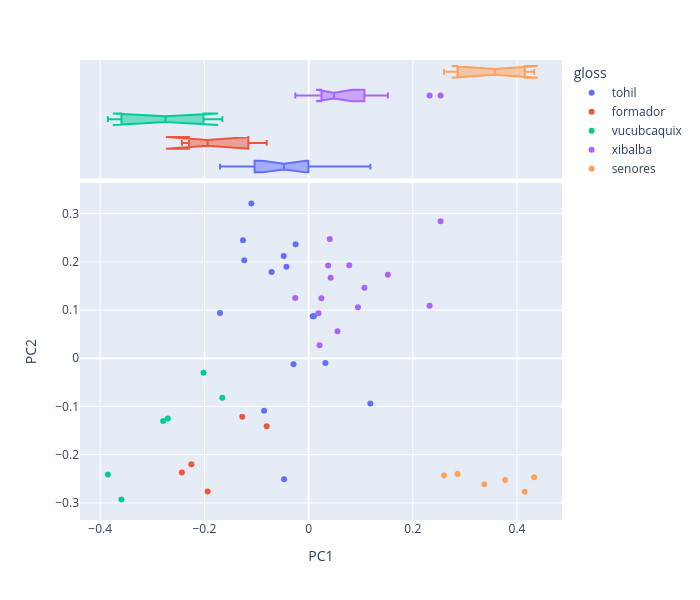

Write notebook code for a chart like this one.
### Code cell
plot_comps(1,2)

### Figure 1 — Plotly figure (JSON) as saved in the notebook; plotly's stock layout.template omitted (floating-point values rounded to 4 significant figures)
{"data": [{"customdata": [["Este es el principio de las antiguas his"], ["Entonces existieron también sus esposas "], ["Balam-Quitzé, Balam-Acab, Mahucutah e Iq"], ["Y no tenían fuego. Solamente lo tenían l"], ["Hubo, sin embargo, una tribu que hurtó e"], ["Llegaron por entonces a la cumbre de una"], ["Y nuevamente les habló su dios. Así les "], ["He aquí, pues, la aurora, y la aparición"], ["Y ahora referiremos su estancia y su per"], ["Ahora bien, muchos pueblos fueron fundán"], ["He aquí cómo comenzó el robo de los homb"], ["Entonces celebraron consejo nuevamente t"], ["Estaban, pues, Balam-Quitzé, Balam-Acab,"], ["Y como ya presentían su muerte y su fin,"], ["Luego dispusieron irse al Oriente, pensa"]], "hovertemplate": "<b>%{hovertext}</b><br><br>gloss=tohil<br>PC1=%{x}<br>PC2=%{y}<br>chap_text=%{customdata[0]}<extra></extra>", "hovertext": ["0:1", "3:3", "3:4", "3:5", "3:6", "3:7", "3:8", "3:9", "3:10", "4:1", "4:2", "4:3", "4:4", "4:5", "4:6"], "legendgroup": "tohil", "marker": {"color": "#636efa", "symbol": "circle"}, "mode": "markers", "name": "tohil", "orientation": "v", "showlegend": true, "type": "scatter", "x": [-0.04708, -0.08549, -0.04253, -0.1098, -0.1236, -0.02896, -0.126, -0.1702, -0.07093, -0.04775, -0.02496, 0.007816, 0.01015, 0.03219, 0.1186], "xaxis": "x", "y": [-0.251, -0.1088, 0.1896, 0.3207, 0.2031, -0.01243, 0.2445, 0.09365, 0.1786, 0.212, 0.2362, 0.08716, 0.08696, -0.009835, -0.0937], "yaxis": "y"}, {"alignmentgroup": "True", "customdata": [["Este es el principio de las antiguas his"], ["Entonces existieron también sus esposas "], ["Balam-Quitzé, Balam-Acab, Mahucutah e Iq"], ["Y no tenían fuego. Solamente lo tenían l"], ["Hubo, sin embargo, una tribu que hurtó e"], ["Llegaron por entonces a la cumbre de una"], ["Y nuevamente les habló su dios. Así les "], ["He aquí, pues, la aurora, y la aparición"], ["Y ahora referiremos su estancia y su per"], ["Ahora bien, muchos pueblos fueron fundán"], ["He aquí cómo comenzó el robo de los homb"], ["Entonces celebraron consejo nuevamente t"], ["Estaban, pues, Balam-Quitzé, Balam-Acab,"], ["Y como ya presentían su muerte y su fin,"], ["Luego dispusieron irse al Oriente, pensa"]], "hovertemplate": "<b>%{hovertext}</b><br><br>gloss=tohil<br>PC1=%{x}<br>chap_text=%{customdata[0]}<extra></extra>", "hovertext": ["0:1", "3:3", "3:4", "3:5", "3:6", "3:7", "3:8", "3:9", "3:10", "4:1", "4:2", "4:3", "4:4", "4:5", "4:6"], "legendgroup": "tohil", "marker": {"color": "#636efa", "symbol": "circle"}, "name": "tohil", "notched": true, "offsetgroup": "tohil", "showlegend": false, "type": "box", "x": [-0.04708, -0.08549, -0.04253, -0.1098, -0.1236, -0.02896, -0.126, -0.1702, -0.07093, -0.04775, -0.02496, 0.007816, 0.01015, 0.03219, 0.1186], "xaxis": "x2", "yaxis": "y2"}, {"customdata": [["Esta es la relación de cómo todo estaba "], ["Luego hicieron a los animales pequeños d"], ["En seguida fueron aniquilados, destruido"], ["He aquí, pues, el principio de cuando se"], ["Estos son los nombres de los primeros ho"]], "hovertemplate": "<b>%{hovertext}</b><br><br>gloss=formador<br>PC1=%{x}<br>PC2=%{y}<br>chap_text=%{customdata[0]}<extra></extra>", "hovertext": ["1:1", "1:2", "1:3", "3:1", "3:2"], "legendgroup": "formador", "marker": {"color": "#EF553B", "symbol": "circle"}, "mode": "markers", "name": "formador", "orientation": "v", "showlegend": true, "type": "scatter", "x": [-0.1938, -0.225, -0.1273, -0.08044, -0.2433], "xaxis": "x", "y": [-0.2765, -0.2201, -0.1215, -0.141, -0.2372], "yaxis": "y"}, {"alignmentgroup": "True", "customdata": [["Esta es la relación de cómo todo estaba "], ["Luego hicieron a los animales pequeños d"], ["En seguida fueron aniquilados, destruido"], ["He aquí, pues, el principio de cuando se"], ["Estos son los nombres de los primeros ho"]], "hovertemplate": "<b>%{hovertext}</b><br><br>gloss=formador<br>PC1=%{x}<br>chap_text=%{customdata[0]}<extra></extra>", "hovertext": ["1:1", "1:2", "1:3", "3:1", "3:2"], "legendgroup": "formador", "marker": {"color": "#EF553B", "symbol": "circle"}, "name": "formador", "notched": true, "offsetgroup": "formador", "showlegend": false, "type": "box", "x": [-0.1938, -0.225, -0.1273, -0.08044, -0.2433], "xaxis": "x2", "yaxis": "y2"}, {"customdata": [["Había entonces muy poca claridad sobre l"], ["Este es el principio de la derrota y de "], ["Contaremos ahora el tiro de cerbatana qu"], ["He aquí ahora los hechos de Zipacná, el "], ["Contaremos ahora derrota de Zipacná por "], ["El tercero de los soberbios era el segun"]], "hovertemplate": "<b>%{hovertext}</b><br><br>gloss=vucubcaquix<br>PC1=%{x}<br>PC2=%{y}<br>chap_text=%{customdata[0]}<extra></extra>", "hovertext": ["1:4", "1:5", "1:6", "1:7", "1:8", "1:9"], "legendgroup": "vucubcaquix", "marker": {"color": "#00cc96", "symbol": "circle"}, "mode": "markers", "name": "vucubcaquix", "orientation": "v", "showlegend": true, "type": "scatter", "x": [-0.3592, -0.3853, -0.2702, -0.1656, -0.2017, -0.2792], "xaxis": "x", "y": [-0.2928, -0.2411, -0.1249, -0.08218, -0.02994, -0.1302], "yaxis": "y"}, {"alignmentgroup": "True", "customdata": [["Había entonces muy poca claridad sobre l"], ["Este es el principio de la derrota y de "], ["Contaremos ahora el tiro de cerbatana qu"], ["He aquí ahora los hechos de Zipacná, el "], ["Contaremos ahora derrota de Zipacná por "], ["El tercero de los soberbios era el segun"]], "hovertemplate": "<b>%{hovertext}</b><br><br>gloss=vucubcaquix<br>PC1=%{x}<br>chap_text=%{customdata[0]}<extra></extra>", "hovertext": ["1:4", "1:5", "1:6", "1:7", "1:8", "1:9"], "legendgroup": "vucubcaquix", "marker": {"color": "#00cc96", "symbol": "circle"}, "name": "vucubcaquix", "notched": true, "offsetgroup": "vucubcaquix", "showlegend": false, "type": "box", "x": [-0.3592, -0.3853, -0.2702, -0.1656, -0.2017, -0.2792], "xaxis": "x2", "yaxis": "y2"}, {"customdata": [["Ahora diremos también el nombre del padr"], ["En seguida fue la venida de los mensajer"], ["Esta es la historia de una doncella, hij"], ["Ahora bien, estaban con su madre Hunbatz"], ["Contaremos Ahora el nacimiento de Hunahp"], ["Comenzaron entonces sus trabajos, para d"], ["Muy contentos se fueron a jugar al patio"], ["Marcharon entonces, llevando cada uno su"], ["Esta era la primera prueba de Xibalbá. A"], ["Entraron después en la Casa del Frío. No"], ["En seguida llamó (Ixbalanqué) a todos lo"], ["He aquí la memoria de la muerte de Hunah"], ["Al quinto día volvieron a aparecer y fue"], ["En seguida dijeron sus nombres y se ensa"]], "hovertemplate": "<b>%{hovertext}</b><br><br>gloss=xibalba<br>PC1=%{x}<br>PC2=%{y}<br>chap_text=%{customdata[0]}<extra></extra>", "hovertext": ["2:1", "2:2", "2:3", "2:4", "2:5", "2:6", "2:7", "2:8", "2:9", "2:10", "2:11", "2:12", "2:13", "2:14"], "legendgroup": "xibalba", "marker": {"color": "#ab63fa", "symbol": "circle"}, "mode": "markers", "name": "xibalba", "orientation": "v", "showlegend": true, "type": "scatter", "x": [0.1522, 0.2533, 0.09471, 0.01883, 0.02461, -0.02566, 0.1071, 0.05541, 0.078, 0.04064, 0.03746, 0.04231, 0.2323, 0.02106], "xaxis": "x", "y": [0.173, 0.2839, 0.1058, 0.0934, 0.1242, 0.125, 0.1462, 0.05569, 0.1928, 0.2473, 0.1923, 0.1668, 0.109, 0.027], "yaxis": "y"}, {"alignmentgroup": "True", "customdata": [["Ahora diremos también el nombre del padr"], ["En seguida fue la venida de los mensajer"], ["Esta es la historia de una doncella, hij"], ["Ahora bien, estaban con su madre Hunbatz"], ["Contaremos Ahora el nacimiento de Hunahp"], ["Comenzaron entonces sus trabajos, para d"], ["Muy contentos se fueron a jugar al patio"], ["Marcharon entonces, llevando cada uno su"], ["Esta era la primera prueba de Xibalbá. A"], ["Entraron después en la Casa del Frío. No"], ["En seguida llamó (Ixbalanqué) a todos lo"], ["He aquí la memoria de la muerte de Hunah"], ["Al quinto día volvieron a aparecer y fue"], ["En seguida dijeron sus nombres y se ensa"]], "hovertemplate": "<b>%{hovertext}</b><br><br>gloss=xibalba<br>PC1=%{x}<br>chap_text=%{customdata[0]}<extra></extra>", "hovertext": ["2:1", "2:2", "2:3", "2:4", "2:5", "2:6", "2:7", "2:8", "2:9", "2:10", "2:11", "2:12", "2:13", "2:14"], "legendgroup": "xibalba", "marker": {"color": "#ab63fa", "symbol": "circle"}, "name": "xibalba", "notched": true, "offsetgroup": "xibalba", "showlegend": false, "type": "box", "x": [0.1522, 0.2533, 0.09471, 0.01883, 0.02461, -0.02566, 0.1071, 0.05541, 0.078, 0.04064, 0.03746, 0.04231, 0.2323, 0.02106], "xaxis": "x2", "yaxis": "y2"}, {"customdata": [["Chi-lzmachí es el nombre del asiento de "], ["Después de haberse levantado de allá vin"], ["De esta manera se completaron los veinti"], ["He aquí ahora los nombres de la sexta ge"], ["Diremos ahora el nombre de la casa del D"], ["He aquí, pues, las generaciones y el ord"]], "hovertemplate": "<b>%{hovertext}</b><br><br>gloss=senores<br>PC1=%{x}<br>PC2=%{y}<br>chap_text=%{customdata[0]}<extra></extra>", "hovertext": ["4:7", "4:8", "4:9", "4:10", "4:11", "4:12"], "legendgroup": "senores", "marker": {"color": "#FFA15A", "symbol": "circle"}, "mode": "markers", "name": "senores", "orientation": "v", "showlegend": true, "type": "scatter", "x": [0.3371, 0.4329, 0.3772, 0.2858, 0.2598, 0.4148], "xaxis": "x", "y": [-0.2612, -0.2471, -0.2527, -0.2401, -0.2435, -0.277], "yaxis": "y"}, {"alignmentgroup": "True", "customdata": [["Chi-lzmachí es el nombre del asiento de "], ["Después de haberse levantado de allá vin"], ["De esta manera se completaron los veinti"], ["He aquí ahora los nombres de la sexta ge"], ["Diremos ahora el nombre de la casa del D"], ["He aquí, pues, las generaciones y el ord"]], "hovertemplate": "<b>%{hovertext}</b><br><br>gloss=senores<br>PC1=%{x}<br>chap_text=%{customdata[0]}<extra></extra>", "hovertext": ["4:7", "4:8", "4:9", "4:10", "4:11", "4:12"], "legendgroup": "senores", "marker": {"color": "#FFA15A", "symbol": "circle"}, "name": "senores", "notched": true, "offsetgroup": "senores", "showlegend": false, "type": "box", "x": [0.3371, 0.4329, 0.3772, 0.2858, 0.2598, 0.4148], "xaxis": "x2", "yaxis": "y2"}], "layout": {"height": 600, "legend": {"title": {"text": "gloss"}, "tracegroupgap": 0}, "margin": {"t": 60}, "width": 700, "xaxis": {"anchor": "y", "autorange": true, "domain": [0, 1], "range": [-0.4388, 0.4864], "title": {"text": "PC1"}, "type": "linear"}, "xaxis2": {"anchor": "y2", "autorange": true, "domain": [0, 1], "matches": "x", "range": [-0.4388, 0.4864], "showgrid": true, "showticklabels": false, "type": "linear"}, "yaxis": {"anchor": "x", "autorange": true, "domain": [0, 0.7326], "range": [-0.3355, 0.3634], "title": {"text": "PC2"}, "type": "linear"}, "yaxis2": {"anchor": "x2", "autorange": true, "domain": [0.7426, 1], "matches": "y2", "range": [-0.5, 4.5], "showgrid": false, "showline": false, "showticklabels": false, "ticks": "", "type": "category"}}}
